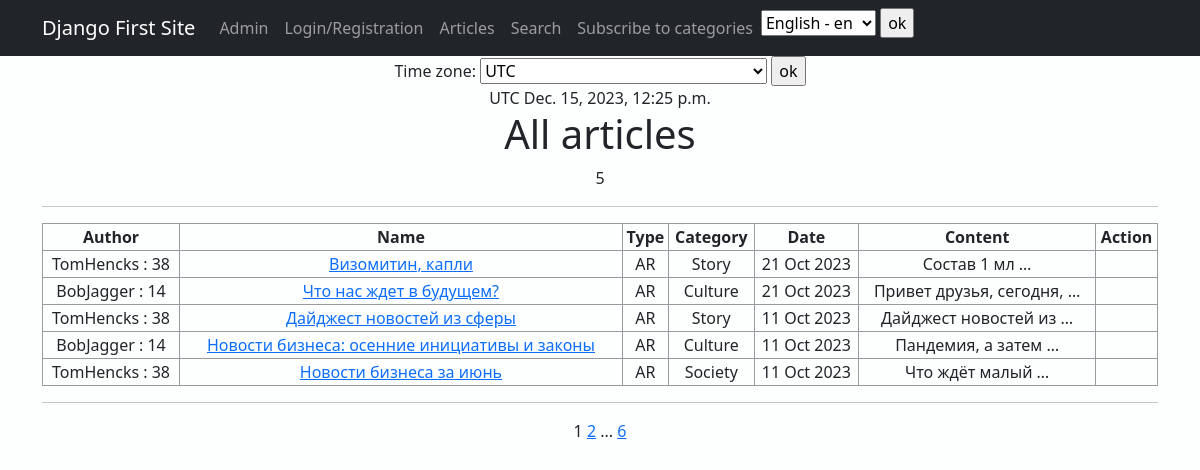
Page /news/ on the committed database.
### news/models.py (models this page shows, shortened)
class Post(models.Model):
    news = 'NW'
    article = 'AR'
    CATEGORY_CHOICES = [
        (news, 'Новость'),
        (article, 'Статья')
    ]
    post_author = models.ForeignKey(Author, on_delete=models.CASCADE)
    category_type = models.CharField(max_length=2, choices=CATEGORY_CHOICES,
                                     default=article)
    post_date = models.DateTimeField(auto_now_add=True)
    post_category = models.ManyToManyField(Category, through='PostCategory')
    post_title = models.CharField(max_length=128)
    post_text = models.TextField()
    post_rating = models.SmallIntegerField(default=0)

class Author(models.Model):
    author_user = models.OneToOneField(User, on_delete=models.CASCADE)
    author_rating = models.SmallIntegerField(default=0)
    def __str__(self):
        return f'{self.author_user.username} : {self.author_rating}'

class Category(models.Model):
    category_name = models.CharField(max_length=64, unique=True)
    subscribers = models.ManyToManyField(User, related_name='categories',
                                         default='')

### news/views.py (the view, shortened to what this page needs)
# urls.py: path('', PostList.as_view(), name='news'),
class PostList(ListView):
    logger.info('INFO')
    model = Post
    ordering = '-post_date'
    template_name = 'news.html'
    context_object_name = 'news'
    paginate_by = 5
    def get_context_data(self, **kwargs):
        context = super().get_context_data(**kwargs)
        context['current_time'] = timezone.localtime(timezone.now())
        context['timezones'] = pytz.common_timezones
        return context

### news/templates/news/news.html (shortened to what this page needs)
{% extends 'flatpages/default.html' %}
{% load i18n %}
{% load tz %}
{% load cache %}
{% load censor_filters %}
{% block content %}
    {% get_current_timezone as TIME_ZONE %}
        <form action="" method="POST">
            <label for="timezone">Time zone:</label>
            <select name="timezone">
                {% for tz in timezones %}
                <option value="{{ tz }}" {% if tz == TIME_ZONE %}selected
                {% endif %}>{{ tz }}</option>
                {% endfor %}
            </select>
            <input type="submit"
                   value="ok">
        </form>
     {{ TIME_ZONE }}
     {{ current_time|timezone:TIME_ZONE }}
{% cache 1 content %}
<h1>{% translate "All articles" %}</h1>
{{ news|length }}
<hr>
{% if news|length %}
    <table>
        <tr>
            <th>{% translate "Author" %}</th>
            <th>{% translate "Name" %}</th>
            <th>{% translate "Type" %}</th>
            <th>{% translate "Category" %}</th>
            <th>{% translate "Date" %}</th>
            <th>{% translate "Content" %}</th>
            <th>{% translate "Action" %}</th>
        </tr>
        {% for post in news %}
        <col>
            <td>{{ post.post_author}}</td>
            <td><a href="{% url 'post_detail' pk=post.id %}">{{ post.post_title }}</a></td>
            <td>{{ post.category_type }}</td>
            <td>
                    {% for cat in post.post_category.all %}
                        {{ cat.category_name }}
                    {% endfor %}
            </td>
            <td>{{ post.post_date|date:'d M Y' }}</td>
            <td>{{ post.post_text|truncatewords:3 }}</td>
            <td>
            </td>
        {% endfor %}
    </table>
            <hr>
        {% else %}
            <h1>{% translate "Sorry, there are no articles at the moment" %}</h1>
{% endif %}
{{ page_obj.number }}
{% if page_obj.has_next %}
    <a href="?page={{ page_obj.next_page_number }}">{{ page_obj.next_page_number }}</a>
    {% if paginator.num_pages != page_obj.next_page_number %}
    ...
    <a href="?page={{ page_obj.paginator.num_pages }}">{{ page_obj.paginator.num_pages }}</a>
    {% endif %}
{% endif %}
{% endcache %}
{% endblock content %}

### news/templates/news/flatpages/default.html (style rules this page uses)
table { border: 1px solid #99999FFF; }
th { border: 1px solid #99999FFF; }
td { border: 1px solid #99999FFF; }
table { width: 100%; }

### rows in the picture
Post: post_author "TomHencks : 38", post_title "Визомитин, капли", category_type "AR", post_date "21 Oct 2023", post_text "Состав 1 мл …"
Category: category_name "Story"
Post: post_author "BobJagger : 14", post_title "Что нас ждет в будущем?", category_type "AR", post_date "21 Oct 2023", post_text "Привет друзья, сегодня, …"
Category: category_name "Culture"
Post: post_author "TomHencks : 38", post_title "Дайджест новостей из сферы", category_type "AR", post_date "11 Oct 2023", post_text "Дайджест новостей из …"
Post: post_author "BobJagger : 14", post_title "Новости бизнеса: осенние инициативы и законы", category_type "AR", post_date "11 Oct 2023", post_text "Пандемия, а затем …"
Post: post_author "TomHencks : 38", post_title "Новости бизнеса за июнь", category_type "AR", post_date "11 Oct 2023", post_text "Что ждёт малый …"
Category: category_name "Society"

### other values in the picture
{{ TIME_ZONE }} "UTC"
{{ current_time|timezone:TIME_ZONE }} "Dec. 15, 2023, 12:25 p.m."
{{ news|length }} "5"
{{ page_obj.number }} "1"
{{ page_obj.next_page_number }} "2"
{{ page_obj.paginator.num_pages }} "6"
form field language "English - en"
form field timezone "UTC"
